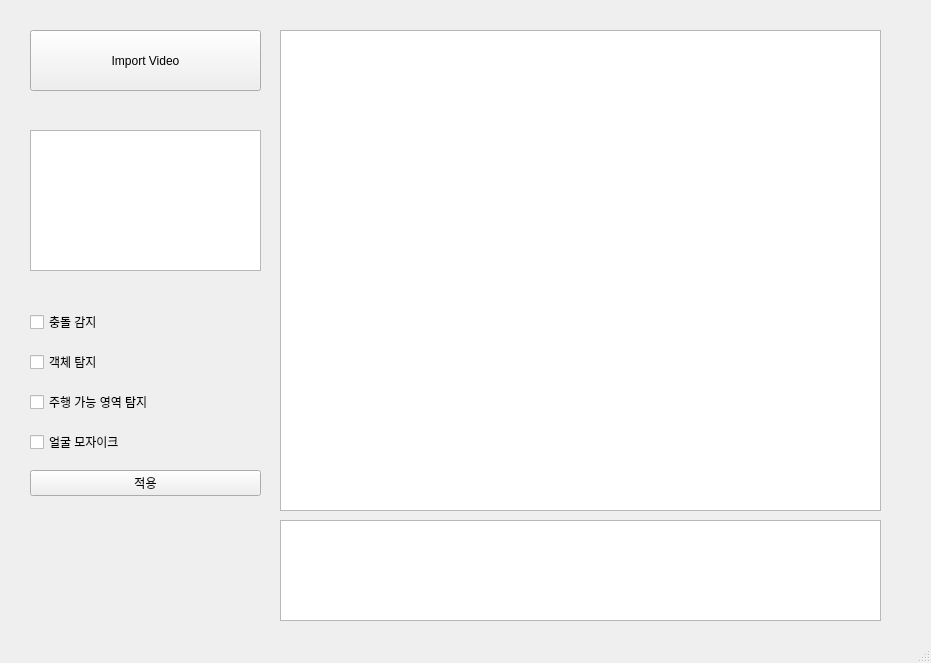
<?xml version="1.0" encoding="UTF-8"?>
<ui version="4.0">
 <class>MainWindow</class>
 <widget class="QMainWindow" name="MainWindow">
  <property name="geometry">
   <rect>
    <x>0</x>
    <y>0</y>
    <width>931</width>
    <height>663</height>
   </rect>
  </property>
  <property name="windowTitle">
   <string>MainWindow</string>
  </property>
  <widget class="QWidget" name="centralwidget">
   <widget class="QGraphicsView" name="graphicsView">
    <property name="geometry">
     <rect>
      <x>280</x>
      <y>30</y>
      <width>601</width>
      <height>481</height>
     </rect>
    </property>
   </widget>
   <widget class="QPushButton" name="pushButton">
    <property name="geometry">
     <rect>
      <x>30</x>
      <y>30</y>
      <width>231</width>
      <height>61</height>
     </rect>
    </property>
    <property name="styleSheet">
     <string notr="true">font: 87 18pt &quot;Arial Black&quot;;</string>
    </property>
    <property name="text">
     <string>Import Video</string>
    </property>
   </widget>
   <widget class="QPlainTextEdit" name="plainTextEdit">
    <property name="geometry">
     <rect>
      <x>30</x>
      <y>130</y>
      <width>231</width>
      <height>141</height>
     </rect>
    </property>
   </widget>
   <widget class="QWidget" name="verticalLayoutWidget">
    <property name="geometry">
     <rect>
      <x>30</x>
      <y>300</y>
      <width>231</width>
      <height>211</height>
     </rect>
    </property>
    <layout class="QVBoxLayout" name="verticalLayout">
     <item>
      <widget class="QCheckBox" name="checkBox_2">
       <property name="text">
        <string>충돌 감지</string>
       </property>
      </widget>
     </item>
     <item>
      <widget class="QCheckBox" name="checkBox_3">
       <property name="text">
        <string>객체 탐지</string>
       </property>
      </widget>
     </item>
     <item>
      <widget class="QCheckBox" name="checkBox_4">
       <property name="text">
        <string>주행 가능 영역 탐지</string>
       </property>
      </widget>
     </item>
     <item>
      <widget class="QCheckBox" name="checkBox">
       <property name="text">
        <string>얼굴 모자이크</string>
       </property>
      </widget>
     </item>
     <item>
      <widget class="QPushButton" name="pushButton_2">
       <property name="text">
        <string>적용</string>
       </property>
      </widget>
     </item>
    </layout>
   </widget>
   <widget class="QTextEdit" name="textEdit">
    <property name="geometry">
     <rect>
      <x>280</x>
      <y>520</y>
      <width>601</width>
      <height>101</height>
     </rect>
    </property>
   </widget>
  </widget>
  <widget class="QMenuBar" name="menubar">
   <property name="geometry">
    <rect>
     <x>0</x>
     <y>0</y>
     <width>931</width>
     <height>21</height>
    </rect>
   </property>
  </widget>
  <widget class="QStatusBar" name="statusbar"/>
 </widget>
 <resources/>
 <connections/>
</ui>
